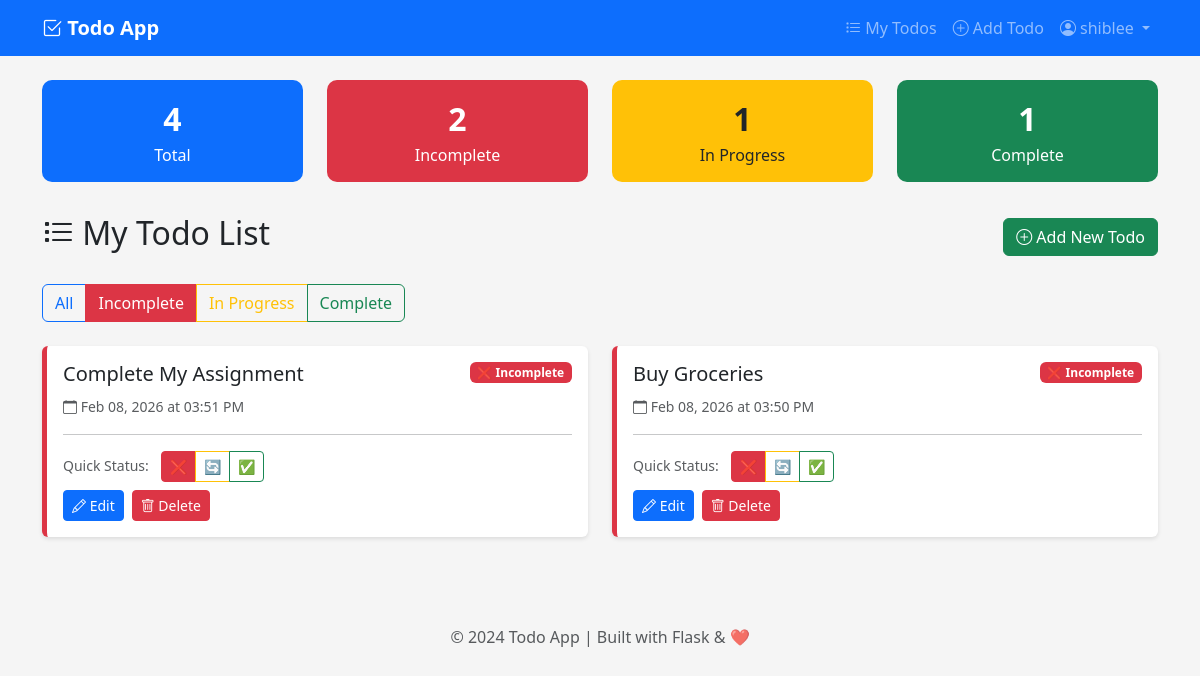
The page /todos?status=incomplete (signed in) on the database its author committed.
### app/models.py (models this page shows, shortened)
class User(UserMixin, db.Model):
    id = db.Column(db.Integer, primary_key=True)
    username = db.Column(db.String(80), unique=True, nullable=False)
    email = db.Column(db.String(120), unique=True, nullable=False)
    password_hash = db.Column(db.String(256), nullable=False)
    todos = db.relationship('Todo', backref='owner', lazy='dynamic', cascade='all, delete-orphan')

class Todo(db.Model):
    id = db.Column(db.Integer, primary_key=True)
    title = db.Column(db.String(200), nullable=False)
    description = db.Column(db.Text, nullable=True)
    status = db.Column(db.String(20), default='incomplete')
    created_at = db.Column(db.DateTime, default=datetime.utcnow)
    updated_at = db.Column(db.DateTime, default=datetime.utcnow, onupdate=datetime.utcnow)
    user_id = db.Column(db.Integer, db.ForeignKey('user.id'), nullable=False)

### app/routes.py (the view)
    @app.route('/todos')
    @login_required
    def todos():
        status_filter = request.args.get('status', 'all')
        if status_filter == 'all':
            user_todos = Todo.query.filter_by(user_id=current_user.id)\
                         .order_by(Todo.created_at.desc()).all()
        else:
            user_todos = Todo.query.filter_by(user_id=current_user.id, status=status_filter)\
                         .order_by(Todo.created_at.desc()).all()
        stats = {
            'total': Todo.query.filter_by(user_id=current_user.id).count(),
            'incomplete': Todo.query.filter_by(user_id=current_user.id, status='incomplete').count(),
            'in_progress': Todo.query.filter_by(user_id=current_user.id, status='in_progress').count(),
            'complete': Todo.query.filter_by(user_id=current_user.id, status='complete').count()
        }
        return render_template('todos.html', todos=user_todos, stats=stats, current_filter=status_filter)

### app/__init__.py (called while the page is built)
def create_app():
    app = Flask(__name__)
    app.config.from_object(Config)
    db.init_app(app)
    login_manager.init_app(app)
    login_manager.login_view = 'login'
    login_manager.login_message = 'Please log in to access this page.'
    login_manager.login_message_category = 'warning'
    @login_manager.user_loader
    def load_user(user_id):
        return User.query.get(int(user_id))
    with app.app_context():
        db.create_all()
        print("✅ Database tables created!")
    from app.routes import register_routes
    register_routes(app)
    return app

### app/templates/todos.html (shortened to what this page needs)
{% extends 'base.html' %} {% block title %}My Todos - Todo App{% endblock %} {%
block content %}
<div class="row mb-4">
  <div class="col-md-3 col-6 mb-2">
    <div class="stat-card bg-primary text-white">
      <div class="stat-number">{{ stats.total }}</div>
      <div>Total</div>
    </div>
  </div>
  <div class="col-md-3 col-6 mb-2">
    <div class="stat-card bg-danger text-white">
      <div class="stat-number">{{ stats.incomplete }}</div>
      <div>Incomplete</div>
    </div>
  </div>
  <div class="col-md-3 col-6 mb-2">
    <div class="stat-card bg-warning text-dark">
      <div class="stat-number">{{ stats.in_progress }}</div>
      <div>In Progress</div>
    </div>
  </div>
  <div class="col-md-3 col-6 mb-2">
    <div class="stat-card bg-success text-white">
      <div class="stat-number">{{ stats.complete }}</div>
      <div>Complete</div>
    </div>
  </div>
</div>
<div class="d-flex justify-content-between align-items-center mb-4">
  <h2><i class="bi bi-list-task"></i> My Todo List</h2>
  <a href="{{ url_for('add_todo') }}" class="btn btn-success">
    <i class="bi bi-plus-circle"></i> Add New Todo
  </a>
</div>
<div class="mb-4">
  <div class="btn-group" role="group">
    <a
      href="{{ url_for('todos', status='all') }}"
      class="btn btn-{{ 'primary' if current_filter == 'all' else 'outline-primary' }}"
    >
      All
    </a>
    <a
      href="{{ url_for('todos', status='incomplete') }}"
      class="btn btn-{{ 'danger' if current_filter == 'incomplete' else 'outline-danger' }}"
    >
      Incomplete
    </a>
    <a
      href="{{ url_for('todos', status='in_progress') }}"
      class="btn btn-{{ 'warning' if current_filter == 'in_progress' else 'outline-warning' }}"
    >
      In Progress
    </a>
    <a
      href="{{ url_for('todos', status='complete') }}"
      class="btn btn-{{ 'success' if current_filter == 'complete' else 'outline-success' }}"
    >
      Complete
    </a>
  </div>
</div>
{% if todos %}
<div class="row">
  {% for todo in todos %}
  <div class="col-lg-6 mb-3">
    <div class="card status-{{ todo.status }}">
      <div class="card-body">
        <div class="d-flex justify-content-between align-items-start mb-2">
          <h5
            class="card-title mb-0 {% if todo.status == 'complete' %}text-decoration-line-through text-muted{% endif %}"
          >
            {{ todo.title }}
          </h5>
          <span
            class="badge {% if todo.status == 'complete' %}bg-success {% elif todo.status == 'in_progress' %}bg-warning text-dark {% else %}bg-danger{% endif %}"
          >
            {% if todo.status == 'complete' %}✅{% elif todo.status ==
            'in_progress' %}🔄{% else %}❌{% endif %} {{
            todo.status.replace('_', ' ').title() }}
          </span>
        </div>
        <small class="text-muted">
          <i class="bi bi-calendar"></i> {{ todo.created_at.strftime('%b %d, %Y
          at %I:%M %p') }}
        </small>
        <hr />
        <div class="mb-2">
          <small class="text-muted me-2">Quick Status:</small>
          <div class="btn-group btn-group-sm">
            <a
              href="{{ url_for('update_status', id=todo.id, status='incomplete') }}"
              class="btn {% if todo.status == 'incomplete' %}btn-danger{% else %}btn-outline-danger{% endif %}"
              title="Mark Incomplete"
            >
              ❌
            </a>
            <a
              href="{{ url_for('update_status', id=todo.id, status='in_progress') }}"
              class="btn {% if todo.status == 'in_progress' %}btn-warning{% else %}btn-outline-warning{% endif %}"
              title="Mark In Progress"
            >
              🔄
            </a>
            <a
              href="{{ url_for('update_status', id=todo.id, status='complete') }}"
              class="btn {% if todo.status == 'complete' %}btn-success{% else %}btn-outline-success{% endif %}"
              title="Mark Complete"
            >
              ✅
            </a>
          </div>
        </div>
        <div class="d-flex gap-2">
          <a
            href="{{ url_for('edit_todo', id=todo.id) }}"
            class="btn btn-sm btn-primary"
          >
            <i class="bi bi-pencil"></i> Edit
          </a>
          <a
            href="{{ url_for('delete_todo', id=todo.id) }}"
            class="btn btn-sm btn-danger"
            onclick="
              return confirm('Are you sure you want to delete this todo?');
            "
          >
            <i class="bi bi-trash"></i> Delete
          </a>
        </div>
      </div>
    </div>
  </div>
  {% endfor %}
</div>
{% endif %} {% endblock %}

### app/templates/base.html (shortened to what this page needs)
<!doctype html>
<html lang="en">
  <head>
    <link
      href="https://cdn.jsdelivr.net/npm/bootstrap@5.3.2/dist/css/bootstrap.min.css"
      rel="stylesheet"
    />
    <link
      href="https://cdn.jsdelivr.net/npm/bootstrap-icons@1.11.1/font/bootstrap-icons.css"
      rel="stylesheet"
    />
  </head>
  <body>
    <nav class="navbar navbar-expand-lg navbar-dark bg-primary mb-4">
      <div class="container">
        <a class="navbar-brand" href="{{ url_for('index') }}">
          <i class="bi bi-check2-square"></i> Todo App
        </a>
        <div class="collapse navbar-collapse" id="navbarNav">
          <ul class="navbar-nav ms-auto">
            {% if current_user.is_authenticated %}
            <li class="nav-item">
              <a class="nav-link" href="{{ url_for('todos') }}">
                <i class="bi bi-list-task"></i> My Todos
              </a>
            </li>
            <li class="nav-item">
              <a class="nav-link" href="{{ url_for('add_todo') }}">
                <i class="bi bi-plus-circle"></i> Add Todo
              </a>
            </li>
            <li class="nav-item dropdown">
              <a
                class="nav-link dropdown-toggle"
                href="#"
                data-bs-toggle="dropdown"
              >
                <i class="bi bi-person-circle"></i> {{ current_user.username }}
              </a>
            </li>
            {% endif %}
          </ul>
        </div>
      </div>
    </nav>
    <div class="container">
      {% block content %}{% endblock %}
    </div>
    <footer class="text-center text-muted py-4 mt-5">
      <p>&copy; 2024 Todo App | Built with Flask & ❤️</p>
    </footer>
  </body>
</html>

### app/templates/base.html (style rules this page uses)
body { background-color: #f5f5f5; min-height: 100vh; }
.navbar-brand { font-weight: bold; }
.card { box-shadow: 0 2px 4px rgba(0, 0, 0, 0.1); border: none; transition: transform 0.2s; }
.status-incomplete { border-left: 5px solid #dc3545 !important; }
.stat-card { border-radius: 10px; text-align: center; padding: 15px; }
.stat-number { font-size: 2rem; font-weight: bold; }

### rows shown on the page
User: username "shiblee"
Todo: title "Complete My Assignment", status.replace "Incomplete", created_at "Feb 08, 2026 at 03:51 PM"
Todo: title "Buy Groceries", status.replace "Incomplete", created_at "Feb 08, 2026 at 03:50 PM"

### other values the page prints
{{ stats.total }} "4"
{{ stats.incomplete }} "2"
{{ stats.in_progress }} "1"
{{ stats.complete }} "1"
